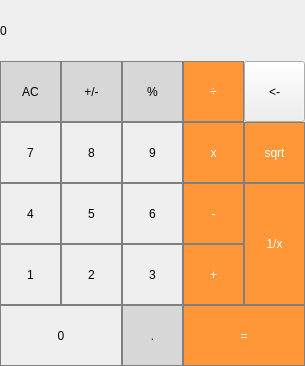
<?xml version="1.0" encoding="UTF-8"?>
<ui version="4.0">
 <class>MainWindow</class>
 <widget class="QMainWindow" name="MainWindow">
  <property name="geometry">
   <rect>
    <x>0</x>
    <y>0</y>
    <width>305</width>
    <height>366</height>
   </rect>
  </property>
  <property name="windowTitle">
   <string>MainWindow</string>
  </property>
  <widget class="QWidget" name="centralwidget">
   <widget class="QLabel" name="label">
    <property name="geometry">
     <rect>
      <x>0</x>
      <y>0</y>
      <width>301</width>
      <height>61</height>
     </rect>
    </property>
    <property name="styleSheet">
     <string notr="true">QLabel
{
qproperty-alignment: 'AlignVCenter | AlignRight';
border-bottom: 1px solid gray;
}

background-color : white;</string>
    </property>
    <property name="text">
     <string>0</string>
    </property>
   </widget>
   <widget class="QPushButton" name="pushButton_delete">
    <property name="geometry">
     <rect>
      <x>0</x>
      <y>61</y>
      <width>61</width>
      <height>61</height>
     </rect>
    </property>
    <property name="styleSheet">
     <string notr="true">QPushButton {
  background-color: rgb(215, 215, 215);
  border: 1px solid gray;
}
QPushButton:pressed {
    background-color: qlineargradient(x1: 0, y1: 0, x2: 0, y2: 1,
                                      stop: 0 #BEBEBE, stop: 1 #D7D7D7);
}</string>
    </property>
    <property name="text">
     <string>AC</string>
    </property>
   </widget>
   <widget class="QPushButton" name="pushButton_plusminus">
    <property name="geometry">
     <rect>
      <x>61</x>
      <y>61</y>
      <width>61</width>
      <height>61</height>
     </rect>
    </property>
    <property name="styleSheet">
     <string notr="true">QPushButton {
  background-color: rgb(215, 215, 215);
  border: 1px solid gray;
}
QPushButton:pressed {
    background-color: qlineargradient(x1: 0, y1: 0, x2: 0, y2: 1,
                                      stop: 0 #BEBEBE, stop: 1 #D7D7D7);
}</string>
    </property>
    <property name="text">
     <string>+/-</string>
    </property>
   </widget>
   <widget class="QPushButton" name="pushButton_share">
    <property name="geometry">
     <rect>
      <x>183</x>
      <y>61</y>
      <width>61</width>
      <height>61</height>
     </rect>
    </property>
    <property name="styleSheet">
     <string notr="true">QPushButton {
  background-color: rgb(255, 151, 57);
  color: white; 
  border: 1px solid gray;
}

QPushButton:pressed {
    background-color: qlineargradient(x1: 0, y1: 0, x2: 0, y2: 1,
                                      stop: 0 #FF7832, stop: 1 #FF9739);
}</string>
    </property>
    <property name="text">
     <string>÷</string>
    </property>
   </widget>
   <widget class="QPushButton" name="pushButton_percent">
    <property name="geometry">
     <rect>
      <x>122</x>
      <y>61</y>
      <width>61</width>
      <height>61</height>
     </rect>
    </property>
    <property name="styleSheet">
     <string notr="true">QPushButton {
  background-color: rgb(215, 215, 215);
  border: 1px solid gray;
}
QPushButton:pressed {
    background-color: qlineargradient(x1: 0, y1: 0, x2: 0, y2: 1,
                                      stop: 0 #BEBEBE, stop: 1 #D7D7D7);
}</string>
    </property>
    <property name="text">
     <string>%</string>
    </property>
   </widget>
   <widget class="QPushButton" name="pushButton_8">
    <property name="geometry">
     <rect>
      <x>61</x>
      <y>122</y>
      <width>61</width>
      <height>61</height>
     </rect>
    </property>
    <property name="styleSheet">
     <string notr="true">QPushButton {
   border: 1px solid gray;
}
QPushButton:pressed {
    background-color: qlineargradient(x1: 0, y1: 0, x2: 0, y2: 1,
                                      stop: 0 #dadbde, stop: 1 #f6f7fa);
}</string>
    </property>
    <property name="text">
     <string>8</string>
    </property>
   </widget>
   <widget class="QPushButton" name="pushButton_9">
    <property name="geometry">
     <rect>
      <x>122</x>
      <y>122</y>
      <width>61</width>
      <height>61</height>
     </rect>
    </property>
    <property name="styleSheet">
     <string notr="true">QPushButton {
   border: 1px solid gray;
}
QPushButton:pressed {
    background-color: qlineargradient(x1: 0, y1: 0, x2: 0, y2: 1,
                                      stop: 0 #dadbde, stop: 1 #f6f7fa);
}</string>
    </property>
    <property name="text">
     <string>9</string>
    </property>
   </widget>
   <widget class="QPushButton" name="pushButton_7">
    <property name="geometry">
     <rect>
      <x>0</x>
      <y>122</y>
      <width>61</width>
      <height>61</height>
     </rect>
    </property>
    <property name="styleSheet">
     <string notr="true">QPushButton {
   border: 1px solid gray;
}
QPushButton:pressed {
    background-color: qlineargradient(x1: 0, y1: 0, x2: 0, y2: 1,
                                      stop: 0 #dadbde, stop: 1 #f6f7fa);
}</string>
    </property>
    <property name="text">
     <string>7</string>
    </property>
   </widget>
   <widget class="QPushButton" name="pushButton_multiply">
    <property name="geometry">
     <rect>
      <x>183</x>
      <y>122</y>
      <width>61</width>
      <height>61</height>
     </rect>
    </property>
    <property name="styleSheet">
     <string notr="true">QPushButton {
  background-color: rgb(255, 151, 57);
  color: white; 
  border: 1px solid gray;
}

QPushButton:pressed {
    background-color: qlineargradient(x1: 0, y1: 0, x2: 0, y2: 1,
                                      stop: 0 #FF7832, stop: 1 #FF9739);
}</string>
    </property>
    <property name="text">
     <string>x</string>
    </property>
   </widget>
   <widget class="QPushButton" name="pushButton_5">
    <property name="geometry">
     <rect>
      <x>61</x>
      <y>183</y>
      <width>61</width>
      <height>61</height>
     </rect>
    </property>
    <property name="styleSheet">
     <string notr="true">QPushButton {
   border: 1px solid gray;
}
QPushButton:pressed {
    background-color: qlineargradient(x1: 0, y1: 0, x2: 0, y2: 1,
                                      stop: 0 #dadbde, stop: 1 #f6f7fa);
}</string>
    </property>
    <property name="text">
     <string>5</string>
    </property>
   </widget>
   <widget class="QPushButton" name="pushButton_6">
    <property name="geometry">
     <rect>
      <x>122</x>
      <y>183</y>
      <width>61</width>
      <height>61</height>
     </rect>
    </property>
    <property name="styleSheet">
     <string notr="true">QPushButton {
   border: 1px solid gray;
}
QPushButton:pressed {
    background-color: qlineargradient(x1: 0, y1: 0, x2: 0, y2: 1,
                                      stop: 0 #dadbde, stop: 1 #f6f7fa);
}</string>
    </property>
    <property name="text">
     <string>6</string>
    </property>
   </widget>
   <widget class="QPushButton" name="pushButton_4">
    <property name="geometry">
     <rect>
      <x>0</x>
      <y>183</y>
      <width>61</width>
      <height>61</height>
     </rect>
    </property>
    <property name="styleSheet">
     <string notr="true">QPushButton {
   border: 1px solid gray;
}
QPushButton:pressed {
    background-color: qlineargradient(x1: 0, y1: 0, x2: 0, y2: 1,
                                      stop: 0 #dadbde, stop: 1 #f6f7fa);
}</string>
    </property>
    <property name="text">
     <string>4</string>
    </property>
   </widget>
   <widget class="QPushButton" name="pushButton_minus">
    <property name="geometry">
     <rect>
      <x>183</x>
      <y>183</y>
      <width>61</width>
      <height>61</height>
     </rect>
    </property>
    <property name="styleSheet">
     <string notr="true">QPushButton {
  background-color: rgb(255, 151, 57);
  color: white; 
  border: 1px solid gray;
}

QPushButton:pressed {
    background-color: qlineargradient(x1: 0, y1: 0, x2: 0, y2: 1,
                                      stop: 0 #FF7832, stop: 1 #FF9739);
}</string>
    </property>
    <property name="text">
     <string>-</string>
    </property>
   </widget>
   <widget class="QPushButton" name="pushButton_point">
    <property name="geometry">
     <rect>
      <x>122</x>
      <y>305</y>
      <width>61</width>
      <height>61</height>
     </rect>
    </property>
    <property name="styleSheet">
     <string notr="true">QPushButton {
  background-color: rgb(215, 215, 215);
  border: 1px solid gray;
}
QPushButton:pressed {
    background-color: qlineargradient(x1: 0, y1: 0, x2: 0, y2: 1,
                                      stop: 0 #BEBEBE, stop: 1 #D7D7D7);
}</string>
    </property>
    <property name="text">
     <string>.</string>
    </property>
   </widget>
   <widget class="QPushButton" name="pushButton_0">
    <property name="geometry">
     <rect>
      <x>0</x>
      <y>305</y>
      <width>122</width>
      <height>61</height>
     </rect>
    </property>
    <property name="styleSheet">
     <string notr="true">QPushButton {
   border: 1px solid gray;
}
QPushButton:pressed {
    background-color: qlineargradient(x1: 0, y1: 0, x2: 0, y2: 1,
                                      stop: 0 #dadbde, stop: 1 #f6f7fa);
}</string>
    </property>
    <property name="text">
     <string>0</string>
    </property>
   </widget>
   <widget class="QPushButton" name="pushButton_equally">
    <property name="geometry">
     <rect>
      <x>183</x>
      <y>305</y>
      <width>122</width>
      <height>61</height>
     </rect>
    </property>
    <property name="styleSheet">
     <string notr="true">QPushButton {
  background-color: rgb(255, 151, 57);
  color: white; 
  border: 1px solid gray;
}

QPushButton:pressed {
    background-color: qlineargradient(x1: 0, y1: 0, x2: 0, y2: 1,
                                      stop: 0 #FF7832, stop: 1 #FF9739);
}</string>
    </property>
    <property name="text">
     <string>=</string>
    </property>
   </widget>
   <widget class="QPushButton" name="pushButton_2">
    <property name="geometry">
     <rect>
      <x>61</x>
      <y>244</y>
      <width>61</width>
      <height>61</height>
     </rect>
    </property>
    <property name="styleSheet">
     <string notr="true">QPushButton {
   border: 1px solid gray;
}
QPushButton:pressed {
    background-color: qlineargradient(x1: 0, y1: 0, x2: 0, y2: 1,
                                      stop: 0 #dadbde, stop: 1 #f6f7fa);
}</string>
    </property>
    <property name="text">
     <string>2</string>
    </property>
   </widget>
   <widget class="QPushButton" name="pushButton_3">
    <property name="geometry">
     <rect>
      <x>122</x>
      <y>244</y>
      <width>61</width>
      <height>61</height>
     </rect>
    </property>
    <property name="styleSheet">
     <string notr="true">QPushButton {
   border: 1px solid gray;
}
QPushButton:pressed {
    background-color: qlineargradient(x1: 0, y1: 0, x2: 0, y2: 1,
                                      stop: 0 #dadbde, stop: 1 #f6f7fa);
}</string>
    </property>
    <property name="text">
     <string>3</string>
    </property>
   </widget>
   <widget class="QPushButton" name="pushButton_1">
    <property name="geometry">
     <rect>
      <x>0</x>
      <y>244</y>
      <width>61</width>
      <height>61</height>
     </rect>
    </property>
    <property name="styleSheet">
     <string notr="true">QPushButton {
   border: 1px solid gray;
}
QPushButton:pressed {
    background-color: qlineargradient(x1: 0, y1: 0, x2: 0, y2: 1,
                                      stop: 0 #dadbde, stop: 1 #f6f7fa);
}</string>
    </property>
    <property name="text">
     <string>1</string>
    </property>
   </widget>
   <widget class="QPushButton" name="pushButton_plus">
    <property name="geometry">
     <rect>
      <x>183</x>
      <y>244</y>
      <width>61</width>
      <height>61</height>
     </rect>
    </property>
    <property name="styleSheet">
     <string notr="true">QPushButton {
  background-color: rgb(255, 151, 57);
  color: white; 
  border: 1px solid gray;
}

QPushButton:pressed {
    background-color: qlineargradient(x1: 0, y1: 0, x2: 0, y2: 1,
                                      stop: 0 #FF7832, stop: 1 #FF9739);
}</string>
    </property>
    <property name="text">
     <string>+</string>
    </property>
   </widget>
   <widget class="QPushButton" name="pushButton_sqrt">
    <property name="geometry">
     <rect>
      <x>244</x>
      <y>122</y>
      <width>61</width>
      <height>61</height>
     </rect>
    </property>
    <property name="styleSheet">
     <string notr="true">QPushButton {
  background-color: rgb(255, 151, 57);
  color: white; 
  border: 1px solid gray;
}

QPushButton:pressed {
    background-color: qlineargradient(x1: 0, y1: 0, x2: 0, y2: 1,
                                      stop: 0 #FF7832, stop: 1 #FF9739);
}</string>
    </property>
    <property name="text">
     <string>sqrt</string>
    </property>
   </widget>
   <widget class="QPushButton" name="pushButton_1x">
    <property name="geometry">
     <rect>
      <x>244</x>
      <y>183</y>
      <width>61</width>
      <height>122</height>
     </rect>
    </property>
    <property name="styleSheet">
     <string notr="true">QPushButton {
  background-color: rgb(255, 151, 57);
  color: white; 
  border: 1px solid gray;
}

QPushButton:pressed {
    background-color: qlineargradient(x1: 0, y1: 0, x2: 0, y2: 1,
                                      stop: 0 #FF7832, stop: 1 #FF9739);
}</string>
    </property>
    <property name="text">
     <string>1/x</string>
    </property>
   </widget>
   <widget class="QPushButton" name="pushButton">
    <property name="geometry">
     <rect>
      <x>244</x>
      <y>61</y>
      <width>61</width>
      <height>61</height>
     </rect>
    </property>
    <property name="text">
     <string>&lt;-</string>
    </property>
   </widget>
  </widget>
 </widget>
 <resources/>
 <connections/>
</ui>
